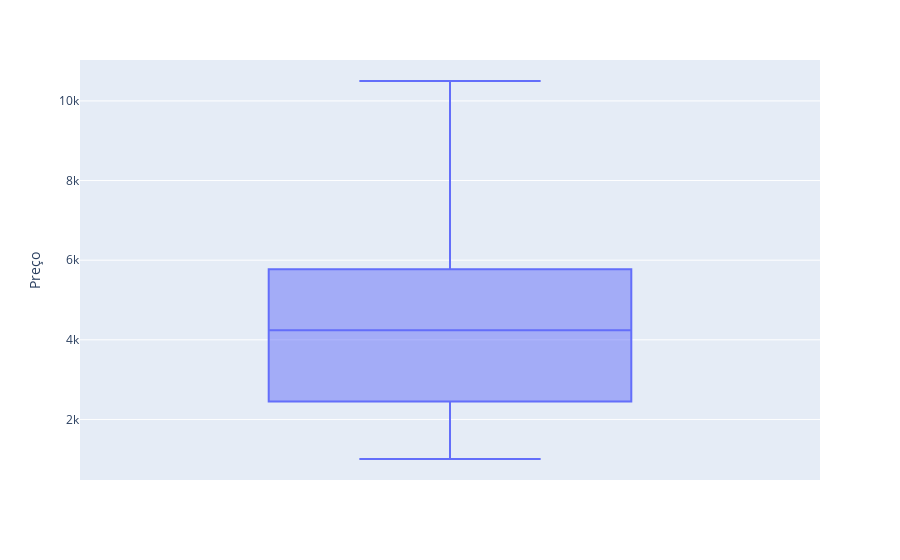

This figure's notebook cell:
### Code cell
fig = px.box(df_clean_notebook, y="Preço")
fig.show()

### Figure 1 — Plotly figure (JSON) as saved in the notebook; plotly's stock layout.template omitted (floating-point values rounded to 4 significant figures; data arrays with more than 128 entries replaced by an {"elided": "..."} marker saying what was removed)
{"data": [{"alignmentgroup": "True", "hovertemplate": "Preço=%{y}<extra></extra>", "legendgroup": "", "marker": {"color": "#636efa"}, "name": "", "notched": false, "offsetgroup": "", "orientation": "v", "showlegend": false, "type": "box", "x0": " ", "xaxis": "x", "y": {"elided": "246 float values"}, "y0": " ", "yaxis": "y"}], "layout": {"boxmode": "group", "legend": {"tracegroupgap": 0}, "margin": {"t": 60}, "xaxis": {"anchor": "y", "domain": [0, 1]}, "yaxis": {"anchor": "x", "domain": [0, 1], "title": {"text": "Preço"}}}}
